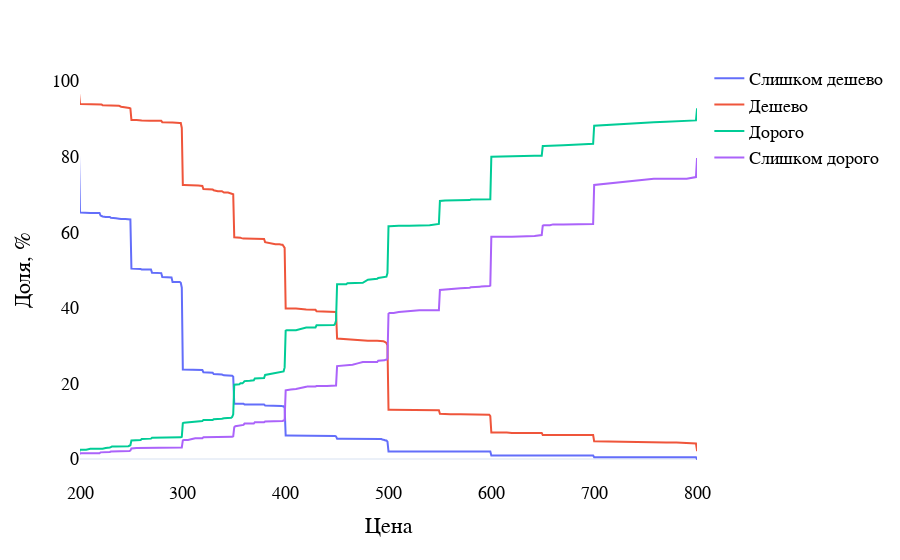
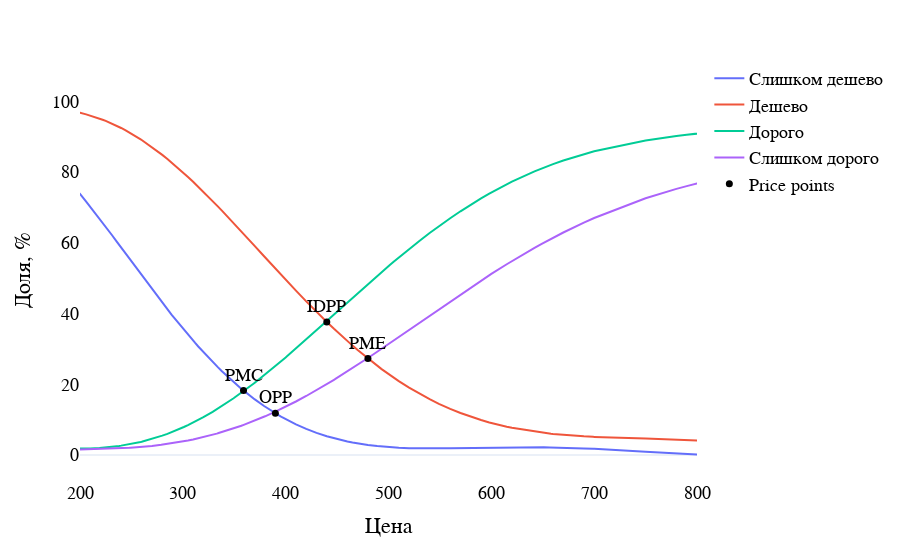

The cell these charts' notebook holds for them, in order:
### Code cell
res = draw_PSM(df, approximation='polynomial', save=True)

### Figure 1 — Plotly figure (JSON) as saved in the notebook; plotly's stock layout.template omitted (floating-point values rounded to 4 significant figures; data arrays with more than 128 entries replaced by an {"elided": "..."} marker saying what was removed)
{"data": [{"hovertemplate": "variable=Слишком дешево<br>index=%{x}<br>value=%{y}<extra></extra>", "legendgroup": "Слишком дешево", "line": {"color": "#636efa", "dash": "solid"}, "marker": {"symbol": "circle"}, "mode": "lines", "name": "Слишком дешево", "orientation": "v", "showlegend": true, "type": "scatter", "x": {"elided": "218 int values"}, "xaxis": "x", "y": {"elided": "218 float values"}, "yaxis": "y"}, {"hovertemplate": "variable=Дешево<br>index=%{x}<br>value=%{y}<extra></extra>", "legendgroup": "Дешево", "line": {"color": "#EF553B", "dash": "solid"}, "marker": {"symbol": "circle"}, "mode": "lines", "name": "Дешево", "orientation": "v", "showlegend": true, "type": "scatter", "x": {"elided": "218 int values"}, "xaxis": "x", "y": {"elided": "218 float values"}, "yaxis": "y"}, {"hovertemplate": "variable=Дорого<br>index=%{x}<br>value=%{y}<extra></extra>", "legendgroup": "Дорого", "line": {"color": "#00cc96", "dash": "solid"}, "marker": {"symbol": "circle"}, "mode": "lines", "name": "Дорого", "orientation": "v", "showlegend": true, "type": "scatter", "x": {"elided": "218 int values"}, "xaxis": "x", "y": {"elided": "218 float values"}, "yaxis": "y"}, {"hovertemplate": "variable=Слишком дорого<br>index=%{x}<br>value=%{y}<extra></extra>", "legendgroup": "Слишком дорого", "line": {"color": "#ab63fa", "dash": "solid"}, "marker": {"symbol": "circle"}, "mode": "lines", "name": "Слишком дорого", "orientation": "v", "showlegend": true, "type": "scatter", "x": {"elided": "218 int values"}, "xaxis": "x", "y": {"elided": "218 float values"}, "yaxis": "y"}], "layout": {"font": {"color": "Black", "family": "Gill Sans Nova", "size": 18}, "legend": {"title": {"text": ""}, "tracegroupgap": 0}, "margin": {"t": 60}, "title": {"text": ""}, "xaxis": {"anchor": "y", "domain": [0, 1], "range": [200, 800], "showgrid": false, "title": {"text": "Цена"}}, "yaxis": {"anchor": "x", "domain": [0, 1], "showgrid": false, "title": {"text": "Доля, %"}}}}

### Figure 2 — Plotly figure (JSON) as saved in the notebook; plotly's stock layout.template omitted (floating-point values rounded to 4 significant figures; data arrays with more than 128 entries replaced by an {"elided": "..."} marker saying what was removed)
{"data": [{"hovertemplate": "variable=Слишком дешево<br>index=%{x}<br>value=%{y}<extra></extra>", "legendgroup": "Слишком дешево", "line": {"color": "#636efa", "dash": "solid"}, "marker": {"symbol": "circle"}, "mode": "lines", "name": "Слишком дешево", "orientation": "v", "showlegend": true, "type": "scatter", "x": {"elided": "218 int values"}, "xaxis": "x", "y": {"elided": "218 float values"}, "yaxis": "y"}, {"hovertemplate": "variable=Дешево<br>index=%{x}<br>value=%{y}<extra></extra>", "legendgroup": "Дешево", "line": {"color": "#EF553B", "dash": "solid"}, "marker": {"symbol": "circle"}, "mode": "lines", "name": "Дешево", "orientation": "v", "showlegend": true, "type": "scatter", "x": {"elided": "218 int values"}, "xaxis": "x", "y": {"elided": "218 float values"}, "yaxis": "y"}, {"hovertemplate": "variable=Дорого<br>index=%{x}<br>value=%{y}<extra></extra>", "legendgroup": "Дорого", "line": {"color": "#00cc96", "dash": "solid"}, "marker": {"symbol": "circle"}, "mode": "lines", "name": "Дорого", "orientation": "v", "showlegend": true, "type": "scatter", "x": {"elided": "218 int values"}, "xaxis": "x", "y": {"elided": "218 float values"}, "yaxis": "y"}, {"hovertemplate": "variable=Слишком дорого<br>index=%{x}<br>value=%{y}<extra></extra>", "legendgroup": "Слишком дорого", "line": {"color": "#ab63fa", "dash": "solid"}, "marker": {"symbol": "circle"}, "mode": "lines", "name": "Слишком дорого", "orientation": "v", "showlegend": true, "type": "scatter", "x": {"elided": "218 int values"}, "xaxis": "x", "y": {"elided": "218 float values"}, "yaxis": "y"}, {"marker": {"color": "black", "size": 7}, "mode": "markers+text", "name": "Price points", "text": ["PMC", "OPP", "IDPP", "PME"], "textposition": "top center", "type": "scatter", "x": [359, 390, 440, 480], "y": [18.25, 11.83, 37.64, 27.3]}], "layout": {"font": {"color": "Black", "family": "Gill Sans Nova", "size": 18}, "legend": {"title": {"text": ""}, "tracegroupgap": 0}, "margin": {"t": 60}, "title": {"text": ""}, "xaxis": {"anchor": "y", "domain": [0, 1], "range": [200, 800], "showgrid": false, "title": {"text": "Цена"}}, "yaxis": {"anchor": "x", "domain": [0, 1], "showgrid": false, "title": {"text": "Доля, %"}}}}
